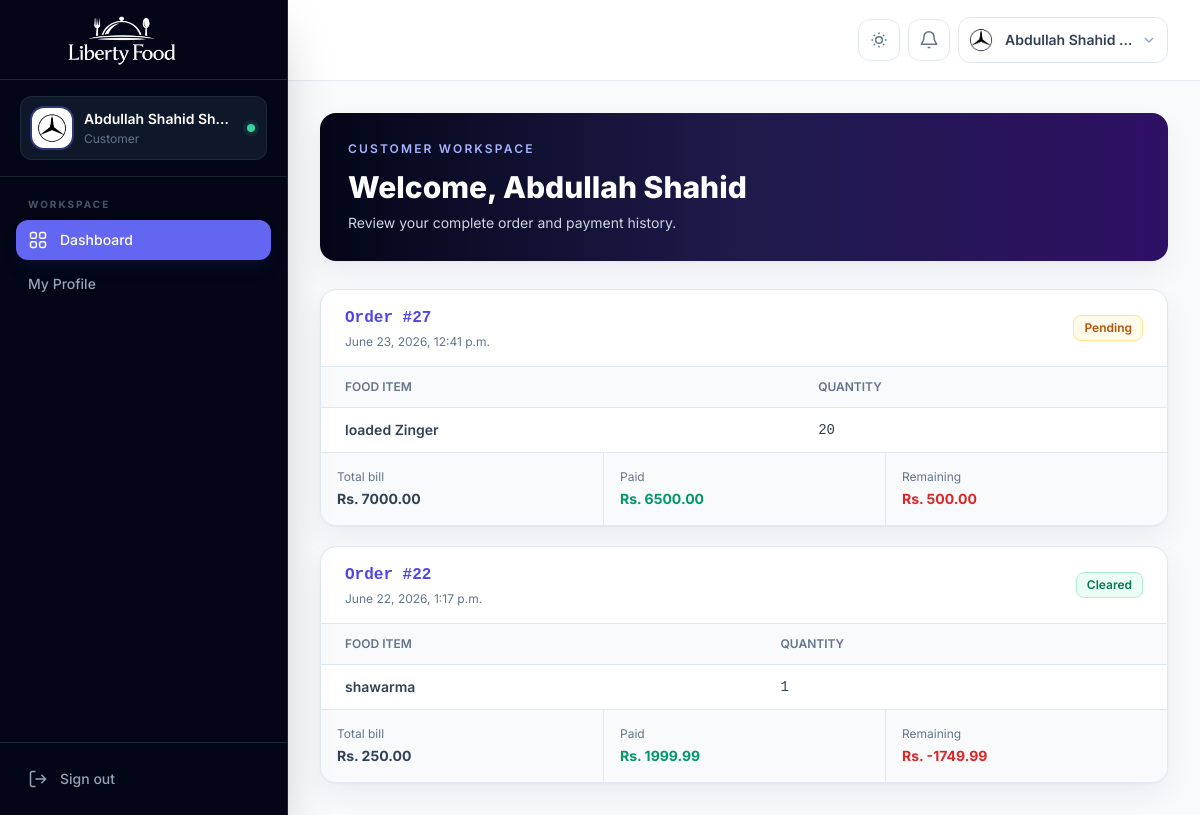
The app's page / (signed in), older data.
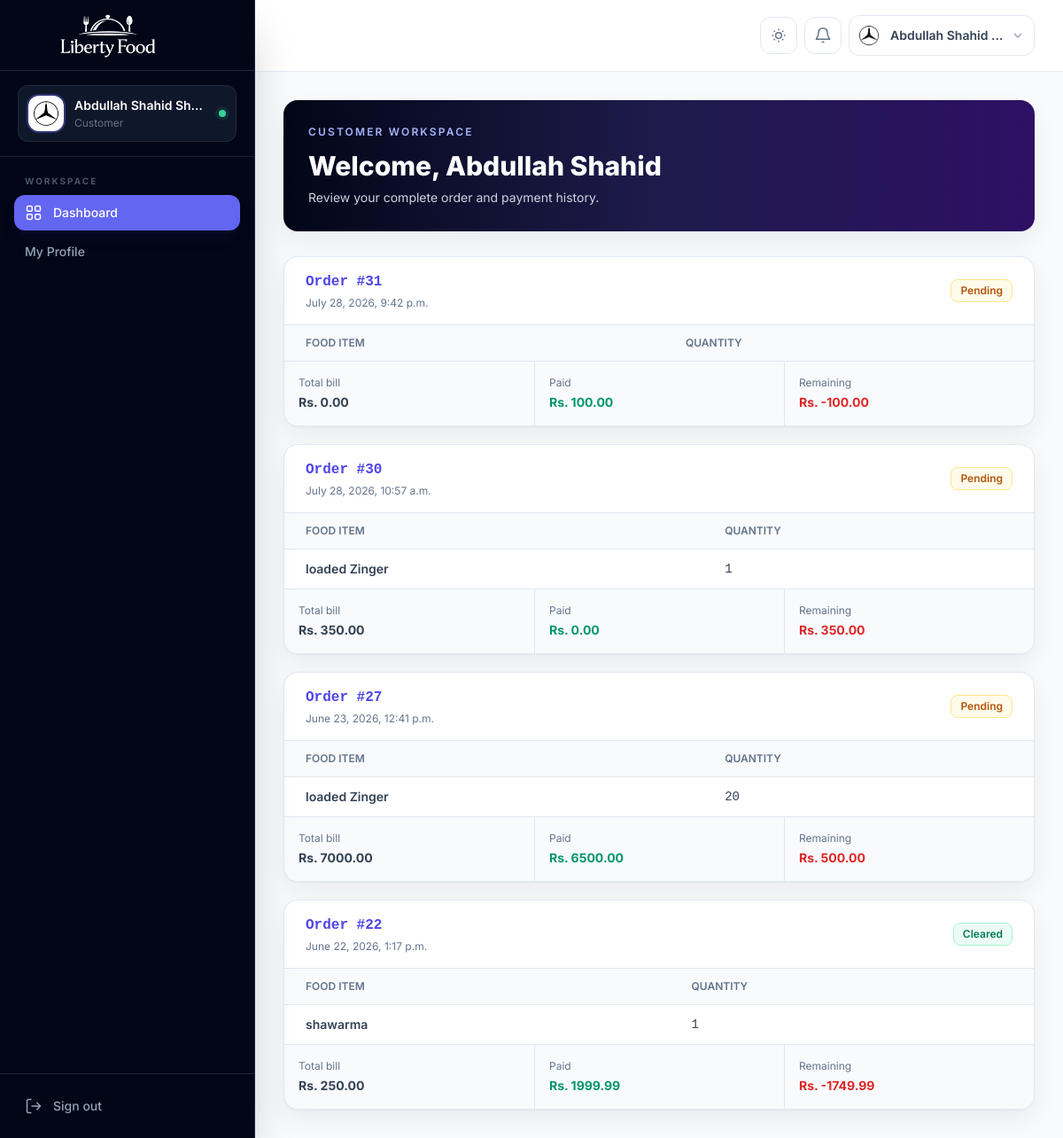
The same page, newer data.
### accounts/models.py (models this page shows, shortened)
class CustomUser(AbstractUser):
    email = models.EmailField(unique=True)
    ROLE_CHOICES = (
        ('admin', 'Admin'),
        ('employee', 'Employee'),
        ('customer', 'Customer'),
    )
    role = models.CharField(
        max_length=20,
        choices=ROLE_CHOICES,
        default='customer'
    )
    phone = models.CharField(
        max_length=15,
        blank=True,
        null=True
    )
    profile_image = models.ImageField(
        upload_to='profiles/',
        blank=True,
        null=True
    )

### people_app/models.py (models this page shows, shortened)
class Customer(models.Model):
    user = models.OneToOneField(settings.AUTH_USER_MODEL, on_delete=models.CASCADE, null=True, blank=True, unique=True)
    name = models.CharField(max_length=100)
    email = models.EmailField(unique=True)
    address = models.TextField()
    phone = models.CharField(max_length=20, null=True, blank=True)

### core_app/models.py (models this page shows, shortened)
class Order(models.Model):
    PAYMENT_CHOICES = [
        ("Pending", "Pending"),
        ("Cleared", "Cleared"),
    ]
    status = models.CharField(
        max_length=20,
        choices=STATUS_CHOICES,
        default="Pending"
    )
    customer = models.ForeignKey(
        Customer,
        on_delete=models.CASCADE
    )
    order_date = models.DateTimeField(auto_now_add=True)
    payment_status = models.CharField(
        max_length=20,
        choices=PAYMENT_CHOICES,
        default="Pending"
    )
    paid_amount = models.DecimalField(
        max_digits=10,
        decimal_places=2,
        default=0
    )
    @property
    def total_price(self):
        return sum(
            item.food_item.price * item.quantity
            for item in self.items.all()
      )
    @property
    def remaining_amount(self):
        return self.total_price - self.paid_amount

class OrderItem(models.Model):
    order = models.ForeignKey(Order, related_name="items", on_delete=models.CASCADE)
    food_item = models.ForeignKey(FoodItem, on_delete=models.CASCADE)
    quantity = models.PositiveIntegerField(default=1)

class FoodItem(models.Model):
    name = models.CharField(max_length=100)
    description = models.TextField()
    price = models.DecimalField(max_digits=8, decimal_places=2, blank=True)
    category = models.ForeignKey(Category, on_delete=models.CASCADE)
    dealer = models.ForeignKey(Dealer, on_delete=models.SET_NULL, null=True, blank=True)
    image = models.ImageField(upload_to="food_images/", null=True, blank=True)
    quantity = models.PositiveIntegerField(default=0)
    created_at = models.DateTimeField(auto_now_add=True)
    total_sold = models.PositiveIntegerField(default=0)

### core_app/views.py (the view)
# urls.py: path('', views.home, name='home'),
@login_required
def home(request):
    if is_admin(request.user):
        total_employees = Employee.objects.count()
        total_food_items = FoodItem.objects.count()
        total_stock = (
            FoodItem.objects.aggregate(total=Sum("quantity"))["total"] or 0
        )
        total_orders = Order.objects.count()
        total_customers = Customer.objects.count()
        total_dealers = Dealer.objects.count()
        total_category = Category.objects.count()
        food_names = list(FoodItem.objects.values_list("name", flat=True))
        food_quantities = list(FoodItem.objects.values_list("quantity", flat=True))
        review_labels = ["Completed", "Pending", "Cancelled"]
        review_counts = [
            Order.objects.filter(status="Completed").count(),
            Order.objects.filter(status="Pending").count(),
            Order.objects.filter(status="Cancelled").count(),
        ]
        recent_orders = (
            Order.objects.select_related("customer")
            .prefetch_related("items__food_item")
            .order_by("-id")[:5]
        )
        for order in recent_orders:
            order.total_price == sum(
            item.food_item.price * item.quantity
            for item in order.items.all()
    )
        top_food = (
            OrderItem.objects.values("food_item__name")
            .annotate(total=Sum("quantity"))
            .order_by("-total")[:5]
        )
        top_food_labels = [item["food_item__name"] for item in top_food]
        top_food_counts = [item["total"] for item in top_food]
        employee_data = (
            Employee.objects.annotate(month=ExtractMonth("join_date"))
            .values("month")
            .annotate(count=Count("id"))
            .order_by("month")
        )
        months = []
        employee_counts = []
        for item in employee_data:
            if item["month"]:
                months.append(calendar.month_name[item["month"]])
                employee_counts.append(item["count"])
        return render(request, "home.html", {
            "total_employees": total_employees,
            "total_food_items": total_food_items,
            "total_stock": total_stock,
            "total_orders": total_orders,
            "customers": total_customers,
            "total_dealers": total_dealers,
            "total_category": total_category,
            "food_names": json.dumps(food_names),
            "food_quantities": json.dumps(food_quantities),
            "review_labels": json.dumps(review_labels),
            "review_counts": json.dumps(review_counts),
            "recent_orders": recent_orders,
            "top_food_labels": json.dumps(top_food_labels),
            "top_food_counts": json.dumps(top_food_counts),
            "months": json.dumps(months),
            "employee_counts": json.dumps(employee_counts),
        })
    elif request.user.role == 'employee':
        employee = get_object_or_404(Employee, user=request.user)
        return redirect("employee_detail", employee_id=employee.id)
    elif request.user.role == 'customer':
        customer = get_object_or_404(Customer, user=request.user)
        customer_orders = Order.objects.filter(
            customer=customer
        ).prefetch_related("items__food_item").order_by("-id")
        return render(
            request,
            "customer.html",
            {
                "customer":customer,
                "customer_orders": customer_orders
            }
        )
    return redirect('login')

### accounts/decoraters.py (called while the page is built)
def is_admin(user):
    return user.is_authenticated and (user.is_superuser or user.role == "admin")

### templates/customer.html (shortened to what this page needs)
{% extends "base.html" %}
{% block content %}
<section class="mb-7 rounded-2xl bg-gradient-to-r from-slate-950 via-indigo-950 to-violet-950 p-7 text-white shadow-soft"><p class="text-xs font-semibold uppercase tracking-[.18em] text-indigo-300">Customer workspace</p><h1 class="mt-3 text-3xl font-extrabold">Welcome, {{ customer.name }}</h1><p class="mt-2 text-sm text-slate-300">Review your complete order and payment history.</p></section>
<div class="space-y-5">{% for order in customer_orders %}<section class="overflow-hidden rounded-2xl border border-slate-200 bg-white shadow-soft dark:border-slate-800 dark:bg-slate-900"><div class="flex items-center justify-between border-b border-slate-200 px-6 py-4 dark:border-slate-800"><div><p class="font-mono font-bold text-indigo-600 dark:text-indigo-400">Order #{{ order.id }}</p><p class="mt-1 text-xs text-slate-500">{{ order.order_date }}</p></div><span class="rounded-lg border px-2.5 py-1 text-xs font-semibold {% if order.payment_status == 'Cleared' %}border-emerald-200 bg-emerald-50 text-emerald-700 dark:border-emerald-900 dark:bg-emerald-950/50 dark:text-emerald-300{% else %}border-amber-200 bg-amber-50 text-amber-700 dark:border-amber-900 dark:bg-amber-950/50 dark:text-amber-300{% endif %}">{{ order.payment_status }}</span></div><div class="overflow-x-auto"><table class="min-w-full divide-y divide-slate-200 dark:divide-slate-800"><thead class="bg-slate-50 dark:bg-slate-800/50"><tr><th class="px-6 py-3 text-left text-xs font-semibold uppercase text-slate-500">Food item</th><th class="px-6 py-3 text-left text-xs font-semibold uppercase text-slate-500">Quantity</th></tr></thead><tbody>{% for item in order.items.all %}<tr><td class="px-6 py-3 text-sm font-semibold">{{ item.food_item.name }}</td><td class="px-6 py-3 font-mono text-sm">{{ item.quantity }}</td></tr>{% endfor %}</tbody></table></div><div class="grid grid-cols-3 divide-x divide-slate-200 border-t border-slate-200 bg-slate-50 dark:divide-slate-800 dark:border-slate-800 dark:bg-slate-950/50"><div class="p-4"><p class="text-xs text-slate-500">Total bill</p><p class="mt-1 text-sm font-bold">Rs. {{ order.total_price|floatformat:2 }}</p></div><div class="p-4"><p class="text-xs text-slate-500">Paid</p><p class="mt-1 text-sm font-bold text-emerald-600">Rs. {{ order.paid_amount|floatformat:2 }}</p></div><div class="p-4"><p class="text-xs text-slate-500">Remaining</p><p class="mt-1 text-sm font-bold text-red-600">Rs. {{ order.remaining_amount|floatformat:2 }}</p></div></div></section>{% empty %}<div class="rounded-2xl border border-slate-200 bg-white p-12 text-center text-sm text-slate-500 dark:border-slate-800 dark:bg-slate-900">No orders found.</div>{% endfor %}</div>
{% endblock %}

### templates/base.html (shortened to what this page needs)
{% load static %}
<!DOCTYPE html>
<html lang="en" class="h-full scroll-smooth">
<head>
  <script src="https://cdn.tailwindcss.com"></script>
</head>
<body class="h-full bg-slate-50 font-sans text-slate-700 antialiased dark:bg-slate-950 dark:text-slate-300">
  <aside id="sidebar" class="fixed inset-y-0 left-0 z-50 flex w-72 -translate-x-full flex-col border-r border-slate-800 bg-slate-950 text-slate-300 shadow-2xl transition-transform duration-300 lg:translate-x-0">
    <div class="flex h-20 items-center gap-3 border-b border-slate-800 px-5">
      <a href="{% url 'home' %}" class="block h-16 w-52" aria-label="Liberty Food home">
        <img src="{% static 'liberty-food-logo-cropped.png' %}" alt="Liberty Food" class="h-full w-full object-contain">
      </a>
    </div>
    <div class="border-b border-slate-800/80 px-5 py-4">
      <div class="flex items-center gap-3 rounded-xl bg-slate-900 px-3 py-3 ring-1 ring-inset ring-slate-800">
        {% if request.user.profile_image %}
          <img src="{{ request.user.profile_image.url }}" alt="{{ request.user.username }}" class="h-10 w-10 rounded-xl object-cover ring-2 ring-indigo-500/40">
        {% else %}
          <div class="flex h-10 w-10 items-center justify-center rounded-xl bg-indigo-500/15 text-sm font-bold uppercase text-indigo-300 ring-1 ring-inset ring-indigo-500/30">
            {{ request.user.username|slice:":1" }}
          </div>
        {% endif %}
        <div class="min-w-0">
          <p class="truncate text-sm font-semibold text-white">{{ request.user.get_full_name|default:request.user.username }}</p>
          <p class="mt-0.5 truncate text-xs capitalize text-slate-500">{{ request.user.role|default:"Team member" }}</p>
        </div>
        <span class="ml-auto h-2 w-2 rounded-full bg-emerald-400 ring-4 ring-emerald-400/10" title="Online"></span>
      </div>
    </div>
    <nav class="flex-1 overflow-y-auto px-4 py-5" aria-label="Primary navigation">
      <p class="mb-2 px-3 text-[10px] font-bold uppercase tracking-[.2em] text-slate-600">Workspace</p>
      <div class="space-y-1">
        <a href="{% url 'home' %}" class="nav-link flex items-center gap-3 rounded-xl px-3 py-2.5 text-sm font-medium transition {% if request.resolver_match.url_name == 'home' %}bg-indigo-500 text-white shadow-lg shadow-indigo-950/30{% else %}text-slate-400 hover:bg-slate-900 hover:text-white{% endif %}">
          <svg class="h-5 w-5" viewBox="0 0 24 24" fill="none" stroke="currentColor" stroke-width="1.8"><rect x="3" y="3" width="7" height="7" rx="2"/><rect x="14" y="3" width="7" height="7" rx="2"/><rect x="3" y="14" width="7" height="7" rx="2"/><rect x="14" y="14" width="7" height="7" rx="2"/></svg>
          Dashboard
        </a>
        {% if request.user.role == 'employee' %}<a href="{% url 'profile' %}" class="nav-link flex items-center gap-3 rounded-xl px-3 py-2.5 text-sm font-medium text-slate-400 transition hover:bg-slate-900 hover:text-white">My Profile</a><a href="{% url 'employee_detail' request.user.employee_profile.id %}" class="nav-link flex items-center gap-3 rounded-xl px-3 py-2.5 text-sm font-medium text-slate-400 transition hover:bg-slate-900 hover:text-white">My Salary</a>{% elif request.user.role == 'customer' %}<a href="{% url 'profile' %}" class="nav-link flex items-center gap-3 rounded-xl px-3 py-2.5 text-sm font-medium text-slate-400 transition hover:bg-slate-900 hover:text-white">My Profile</a>{% endif %}
      </div>
    </nav>
    <div class="border-t border-slate-800 p-4">
      <a href="{% url 'logout' %}" class="flex items-center gap-3 rounded-xl px-3 py-2.5 text-sm font-medium text-slate-400 transition hover:bg-red-500/10 hover:text-red-400">
        <svg class="h-5 w-5" viewBox="0 0 24 24" fill="none" stroke="currentColor" stroke-width="1.8"><path d="M9 21H5a2 2 0 0 1-2-2V5a2 2 0 0 1 2-2h4M16 17l5-5-5-5M21 12H9"/></svg>
        Sign out
      </a>
    </div>
  </aside>
  <div id="app-main" class="min-h-full transition-all duration-300 lg:ml-72">
    <header id="topbar" class="sticky top-0 z-30 border-b border-slate-200/80 bg-white/90 backdrop-blur-xl dark:border-slate-800 dark:bg-slate-950/85">
      <div class="flex h-20 items-center gap-3 px-4 sm:px-6 lg:px-8">
        <div class="ml-auto flex items-center gap-2">
          <button id="theme-toggle" type="button" class="rounded-xl border border-slate-200 p-2.5 text-slate-500 transition hover:border-indigo-200 hover:bg-indigo-50 hover:text-indigo-600 dark:border-slate-800 dark:text-slate-400 dark:hover:border-indigo-900 dark:hover:bg-indigo-950/50 dark:hover:text-indigo-400" aria-label="Toggle color theme">
            <svg class="h-5 w-5 dark:hidden" viewBox="0 0 24 24" fill="none" stroke="currentColor" stroke-width="1.8"><path d="M12 3v2M12 19v2M3 12h2M19 12h2M5.64 5.64l1.42 1.42M16.94 16.94l1.42 1.42M18.36 5.64l-1.42 1.42M7.06 16.94l-1.42 1.42"/><circle cx="12" cy="12" r="4"/></svg>
          </button>
          <div class="relative">
            <button id="notification-trigger" type="button" class="relative rounded-xl border border-slate-200 p-2.5 text-slate-500 transition hover:bg-slate-50 dark:border-slate-800 dark:text-slate-400 dark:hover:bg-slate-900" aria-label="Notifications" aria-expanded="false">
              <svg class="h-5 w-5" viewBox="0 0 24 24" fill="none" stroke="currentColor" stroke-width="1.8"><path d="M18 8a6 6 0 0 0-12 0c0 7-3 7-3 9h18c0-2-3-2-3-9M13.7 21h-3.4"/></svg>
            </button>
          </div>
          <div class="relative">
            <button id="profile-trigger" type="button" class="flex items-center gap-2 rounded-xl border border-slate-200 bg-white p-1.5 pr-2.5 transition hover:bg-slate-50 dark:border-slate-800 dark:bg-slate-900 dark:hover:bg-slate-800" aria-expanded="false">
              {% if request.user.profile_image %}
                <img src="{{ request.user.profile_image.url }}" alt="" class="h-8 w-8 rounded-lg object-cover">
              {% else %}
                <span class="flex h-8 w-8 items-center justify-center rounded-lg bg-indigo-100 text-xs font-bold uppercase text-indigo-700 dark:bg-indigo-500/15 dark:text-indigo-300">{{ request.user.username|slice:":1" }}</span>
              {% endif %}
              <span class="hidden max-w-32 truncate text-sm font-semibold text-slate-700 dark:text-slate-200 sm:block">{{ request.user.get_full_name|default:request.user.username }}</span>
              <svg class="hidden h-4 w-4 text-slate-400 sm:block" viewBox="0 0 24 24" fill="none" stroke="currentColor" stroke-width="2"><path d="m6 9 6 6 6-6"/></svg>
            </button>
          </div>
        </div>
      </div>
    </header>
    <main class="px-4 py-6 sm:px-6 lg:px-8 lg:py-8">
      <div class="mx-auto max-w-[1600px]">
        {% block content %}{% endblock %}
      </div>
    </main>
  </div>
</body>
</html>

### templates/base.html (style rules this page uses)
* { scrollbar-width: thin; scrollbar-color: #94a3b8 transparent; }
.nav-link svg, .action-icon svg { pointer-events: none; }

Row changes from the older to the newer data that the page shows:
added Order: id "31", order_date "July 28, 2026, 9:42 p.m.", payment_status "Pending", total_price "0.00", paid_amount "100.00", remaining_amount "-100.00"
added Order: id "30", order_date "July 28, 2026, 10:57 a.m.", payment_status "Pending", total_price "350.00", paid_amount "0.00", remaining_amount "350.00"
added OrderItem: food_item.name "loaded Zinger", quantity "1", shown under "30"
